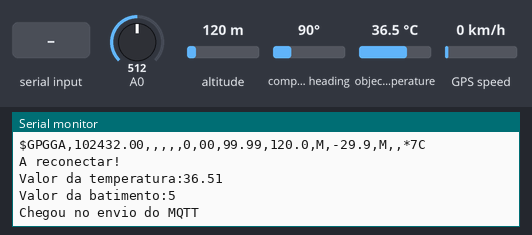
Recording of a sketch running on a simulated Arduino Uno, built with avr-gcc and run on an emulated ATmega328P. On the bench: the last lines printed to the serial monitor. The inputs (shaded band) are chosen by the test bench; at power-on: compass heading 90°, altitude 120 m, GPS speed 0 km/h, A0 = 512, object temperature 36.5 °C. WiFi joins after 1.5 s; servers stay silent unless stated; the GPS gets a fix after 3 s at 37.7749, -122.4194 with 8 satellites; no MQTT or app messages arrive unless stated.

Above: at 2.7 s.
2.8 s: compass heading set to 269°
At 4.71 s:
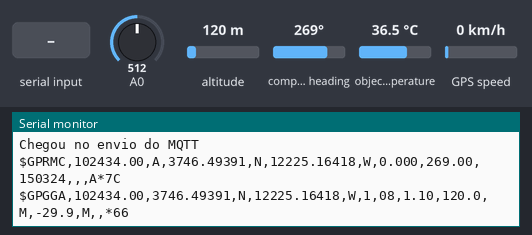
5.0 s: "1" received over the second serial link
At 5.4 s:
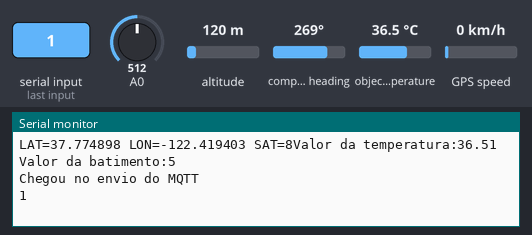
7.0 s: altitude set to 250 m
At 9.83 s:
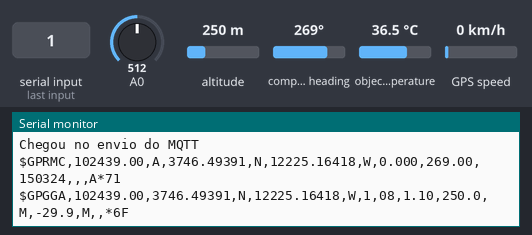
10.0 s: GPS speed set to 30 km/h
At 10.33 s:
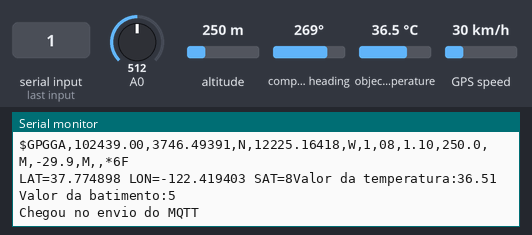
14.3 s: A0 set to 716
At 18.52 s:
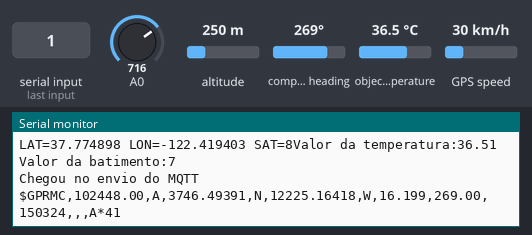
18.6 s: altitude set to 20 m
At 20.3 s:
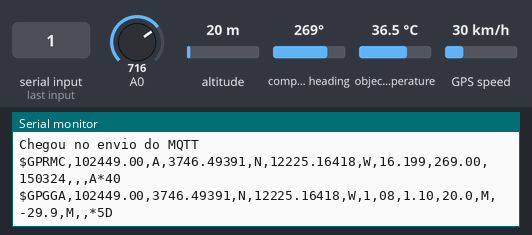

The sketch:

EthernetMqttPublisher.ino
```cpp
#include "USE_ETHERNET.h"
#include <PubSubClient.h>
#include <SoftwareSerial.h>
#include <Wire.h>
#include <Adafruit_MLX90614.h>
#include <TinyGPS.h>


//Sensor de temperatura
Adafruit_MLX90614 mlx = Adafruit_MLX90614();

//GPS
TinyGPS gps;
SoftwareSerial NeoGpsSerial(3,4);


//MQTT CONFIGS
const char* broker = "broker.hivemq.com";
const int intervalo =200;
unsigned int timePublished;
char topic[3][20] = {"/batimento","/localizacao","/temperatura"};
PubSubClient psclient(client);

//Sensor de batimento
int batimento = 0;

void setup() {

  Serial.begin(9600);
  NeoGpsSerial.begin(9600);
  mlx.begin();

  Serial.print("Teste da Tiny GPS library v:");Serial.print(TinyGPS::library_version());
  Serial.println();


  if(!configureNetwork()){
    Serial.println("Falha ao configurar a rede!");
    while(1)
      delay(0);
   }
  Serial.print("Endereço local:");
  Serial.println(Ethernet.localIP());
  Serial.print("Ip remoto:");
  Serial.println(client.remoteIP());


  Serial.println("Sucesso!");
  psclient.setServer(broker, 1883);

}

void loop() {


  bool newData = false;
  float flat, flon;


  for(unsigned long start = millis(); millis()-start < 1000;)
    {

      while(NeoGpsSerial.available()){
        int c = NeoGpsSerial.read();
        Serial.write(c);

        if(gps.encode(c)){

          newData = true;

          }
        }
    }
  if(newData){

    gps.f_get_position(&flat, &flon);
    Serial.print("LAT=");
    Serial.print(flat == TinyGPS::GPS_INVALID_F_ANGLE ? 0.0 : flat, 6);
    Serial.print(" LON=");
    Serial.print(flon == TinyGPS::GPS_INVALID_F_ANGLE ? 0.0 : flon, 6);
    Serial.print(" SAT=");
    Serial.print(gps.satellites() == TinyGPS::GPS_INVALID_SATELLITES ? 0 : gps.satellites());

  }


  if(millis() - timePublished > intervalo){

    if(psclient.connected() && newData){

      flat = flat == TinyGPS::GPS_INVALID_F_ANGLE ? 0.0 : flat;
      flon = flon == TinyGPS::GPS_INVALID_F_ANGLE ? 0.0 : flon;
      String localizacao = String(("LAT:%2f",flat)) + String(("LON:2%f",flon));
      psclient.publish(topic[1],localizacao.c_str());
      }
    if(!psclient.connected()){
        Serial.println("\nA reconectar!");
        psclient.connect("subscriberLocal");

    }


    if(psclient.connected()){

      int val = analogRead(0);
      Serial.print("Valor da temperatura:");Serial.println(mlx.readObjectTempC());
      Serial.print("Valor da batimento:");Serial.println(val/100);
      psclient.publish(topic[2], String(mlx.readObjectTempC()).c_str());
      psclient.publish(topic[0], String(val/10).c_str());
      Serial.println("Chegou no envio do MQTT");
      timePublished = millis();

    }


  }

  if(psclient.connected())
      psclient.loop();

}
```

USE_ETHERNET.h
```cpp
#include <SPI.h>
#include <Ethernet.h>

byte mac[] = {0xDE, 0xAD, 0xBE, 0xEF, 0xFE, 0xED};
EthernetClient client;
EthernetServer server(80);
//IPAddress ip(172, 16, 30, 253);

/*void configureNetwork(){
	Ethernet.begin(mac, ip);
}*/


bool configureNetwork(){
  if(Ethernet.begin(mac))
 {
    delay(10);
    return true;
    }
   else{
    return false;
    }
  }


IPAddress getIp(){

  return Ethernet.localIP();
}

#define MAINTAIN_DELAY 750
void maintain(){

  static unsigned long nextMaintain = millis() + MAINTAIN_DELAY;
  if( millis() > nextMaintain){
    nextMaintain = millis() + MAINTAIN_DELAY;
    int ret = Ethernet.maintain();
    if( ret == 1 || ret== 3){
      Serial.print("Falha ao manter o DHCP activo. Erro: ");
      Serial.println(ret);
    }
  }

}
```

Measured:
- after the input at 2.8 s, the serial monitor: prints a new line after 0.72 s (image 1)
- after the input at 5.0 s, the serial monitor: prints a new line at once (image 2)
- after the input at 7.0 s, the serial monitor: prints a new line after 0.60 s (image 3)
- after the input at 14.3 s, the serial monitor: prints a new line after 0.95 s (image 5)
- after the input at 18.6 s, the serial monitor: prints a new line after 1.0 s (image 6)
